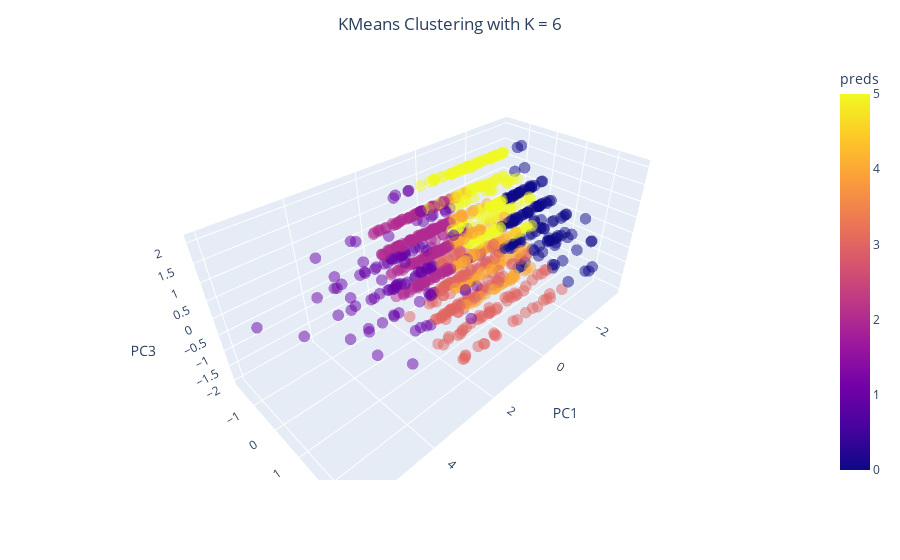

Notebook source saved alongside this figure:
### Markdown cell above
**Hasil Clustering**

Di bawah ini dapat dilihat Hasil Clustering dengan menggunakan algoritma **K-Means**

### Code cell
kmeans = KMeans(n_clusters = 6)
kmeans.fit(principalData)

visualize_clustering(principalData, kmeans.labels_, title="KMeans Clustering with K = 6")

### Figure 1 — Plotly figure (JSON) as saved in the notebook; plotly's stock layout.template omitted (floating-point values rounded to 4 significant figures; data arrays with more than 128 entries replaced by an {"elided": "..."} marker saying what was removed)
{"data": [{"hovertemplate": "PC1=%{x}<br>PC2=%{y}<br>PC3=%{z}<br>preds=%{marker.color}<extra></extra>", "legendgroup": "", "marker": {"color": {"elided": "1000 int values"}, "coloraxis": "coloraxis", "opacity": 0.5, "size": 4, "symbol": "circle"}, "mode": "markers", "name": "", "scene": "scene", "showlegend": false, "type": "scatter3d", "x": {"elided": "1000 float values"}, "y": {"elided": "1000 float values"}, "z": {"elided": "1000 float values"}}], "layout": {"coloraxis": {"colorbar": {"title": {"text": "preds"}}, "colorscale": [[0, "#0d0887"], [0.1111, "#46039f"], [0.2222, "#7201a8"], [0.3333, "#9c179e"], [0.4444, "#bd3786"], [0.5556, "#d8576b"], [0.6667, "#ed7953"], [0.7778, "#fb9f3a"], [0.8889, "#fdca26"], [1, "#f0f921"]]}, "legend": {"tracegroupgap": 0}, "margin": {"t": 60}, "scene": {"domain": {"x": [0, 1], "y": [0, 1]}, "xaxis": {"title": {"text": "PC1"}}, "yaxis": {"title": {"text": "PC2"}}, "zaxis": {"title": {"text": "PC3"}}}, "title": {"text": "KMeans Clustering with K = 6", "x": 0.5}}}
